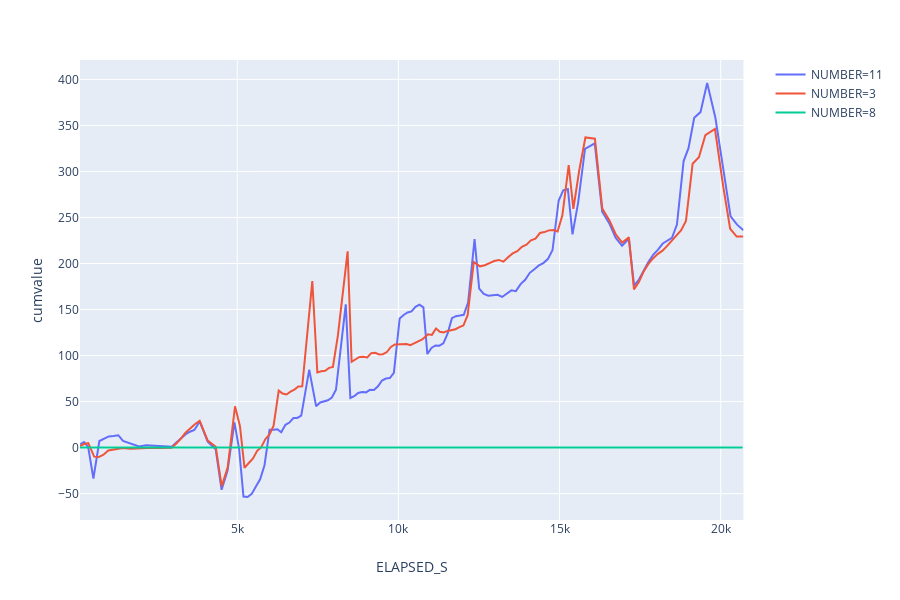

This figure's notebook cell:
### Code cell
fig = px.line(tmp[tmp['NUMBER'].isin(['11','3','8'])],
              x="ELAPSED_S", y="cumvalue", color='NUMBER')
fig.show()

### Figure 1 — Plotly figure (JSON) as saved in the notebook; plotly's stock layout.template omitted (floating-point values rounded to 4 significant figures; data arrays with more than 128 entries replaced by an {"elided": "..."} marker saying what was removed)
{"data": [{"hoverlabel": {"namelength": 0}, "hovertemplate": "NUMBER=11<br>ELAPSED_S=%{x}<br>cumvalue=%{y}", "legendgroup": "NUMBER=11", "line": {"color": "#636efa", "dash": "solid"}, "mode": "lines", "name": "NUMBER=11", "showlegend": true, "type": "scatter", "x": {"elided": "132 float values"}, "xaxis": "x", "y": {"elided": "132 float values"}, "yaxis": "y"}, {"hoverlabel": {"namelength": 0}, "hovertemplate": "NUMBER=3<br>ELAPSED_S=%{x}<br>cumvalue=%{y}", "legendgroup": "NUMBER=3", "line": {"color": "#EF553B", "dash": "solid"}, "mode": "lines", "name": "NUMBER=3", "showlegend": true, "type": "scatter", "x": {"elided": "132 float values"}, "xaxis": "x", "y": {"elided": "132 float values"}, "yaxis": "y"}, {"hoverlabel": {"namelength": 0}, "hovertemplate": "NUMBER=8<br>ELAPSED_S=%{x}<br>cumvalue=%{y}", "legendgroup": "NUMBER=8", "line": {"color": "#00cc96", "dash": "solid"}, "mode": "lines", "name": "NUMBER=8", "showlegend": true, "type": "scatter", "x": {"elided": "133 float values"}, "xaxis": "x", "y": {"elided": "133 int values"}, "yaxis": "y"}], "layout": {"height": 600, "legend": {"tracegroupgap": 0}, "margin": {"t": 60}, "xaxis": {"anchor": "y", "domain": [0, 0.98], "title": {"text": "ELAPSED_S"}}, "yaxis": {"anchor": "x", "domain": [0, 1], "title": {"text": "cumvalue"}}}}
